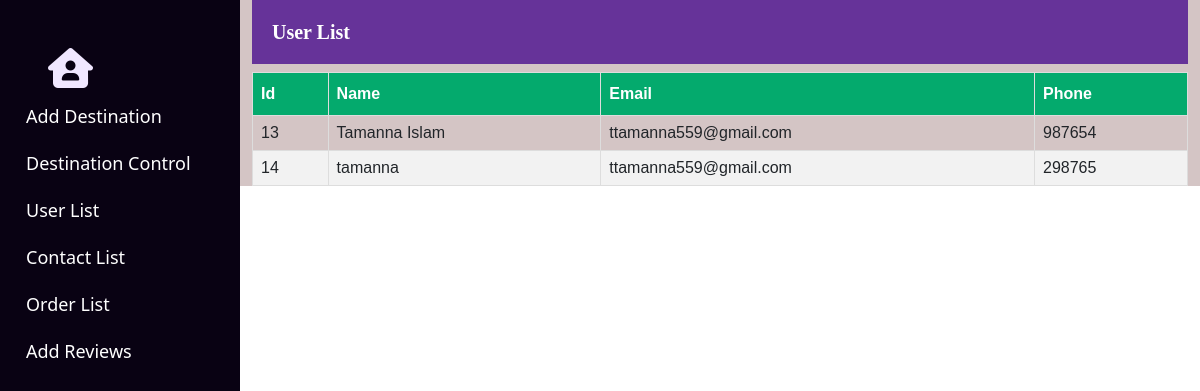
Page /dashboard/Users.php (signed in) on the committed database.
### tables this page shows
CREATE TABLE `user_form` (
  `id` int(100) NOT NULL,
  `name` varchar(100) NOT NULL,
  `email` varchar(100) NOT NULL,
  `phone` int(100) NOT NULL,
  `password` varchar(1000) NOT NULL
);

### dashboard/Users.php (the view, shortened to what this page needs)
<?php
$conn = mysqli_connect('localhost','root','','travel') or die('connection failed');
?>
<link rel="stylesheet" href="style.css">
<section id="dashboard">
    <div>
        <?php
    @include 'sidenav.php';
    ?>
        <div class="content">
            <div id="destination-control">
                <div class="container">
                    <h6 class="title">User List</h6>
                    <?php
$result=mysqli_query($conn,"SELECT * FROM user_form") or die ("Queary failed");
if(mysqli_num_rows($result)>0){
    ?>
                    <table cellpadding="7px" id="customers">
                        <thead>
                            <th>Id</th>
                            <th>Name</th>
                            <th>Email</th>
                            <th>Phone</th>
                        </thead>
                        <tbody>
                            <?php while ($row=mysqli_fetch_assoc($result))
            {
            ?>
                            <tr>
                                <td><?php echo $row['id'];?></td>
                                <td><?php echo $row['name'];?></td>
                                <td><?php echo $row['email'];?></td>
                                <td><?php echo $row['phone'];?></td>
                            </tr>
                            <?php } ?>
                        </tbody>
                    </table>
                </div>
            </div>
            <?php
 }
 ?>
        </div>
    </div>
</section>

### dashboard/style.css (style rules this page uses)
#customers { font-family: Arial, Helvetica, sans-serif; border-collapse: collapse; width: 100%; }
#customers td, #customers th { border: 1px solid #ddd; padding: 8px; margin: 10px; }
#customers tr:nth-child(even) { background-color: #f2f2f2; }
#customers th { padding-top: 12px; padding-bottom: 12px; text-align: left; background-color: #04AA6D; color: white; }

### css/Dashboard.css (style rules this page uses)
* { box-sizing: border-box; }
#dashboard .content { width: 80%; height: auto; background: #d4c5c5; position: absolute; right: 0; top: 0; }
#destination-control .title { background: rebeccapurple; color: white; padding: 20px; font-weight: 700; font-size: 20px; font-family: serif; }

### rows in the picture
user_form: id "13", name "Tamanna Islam", email "ttamanna559@gmail.com", phone "987654"
user_form: id "14", name "tamanna", email "ttamanna559@gmail.com", phone "298765"
